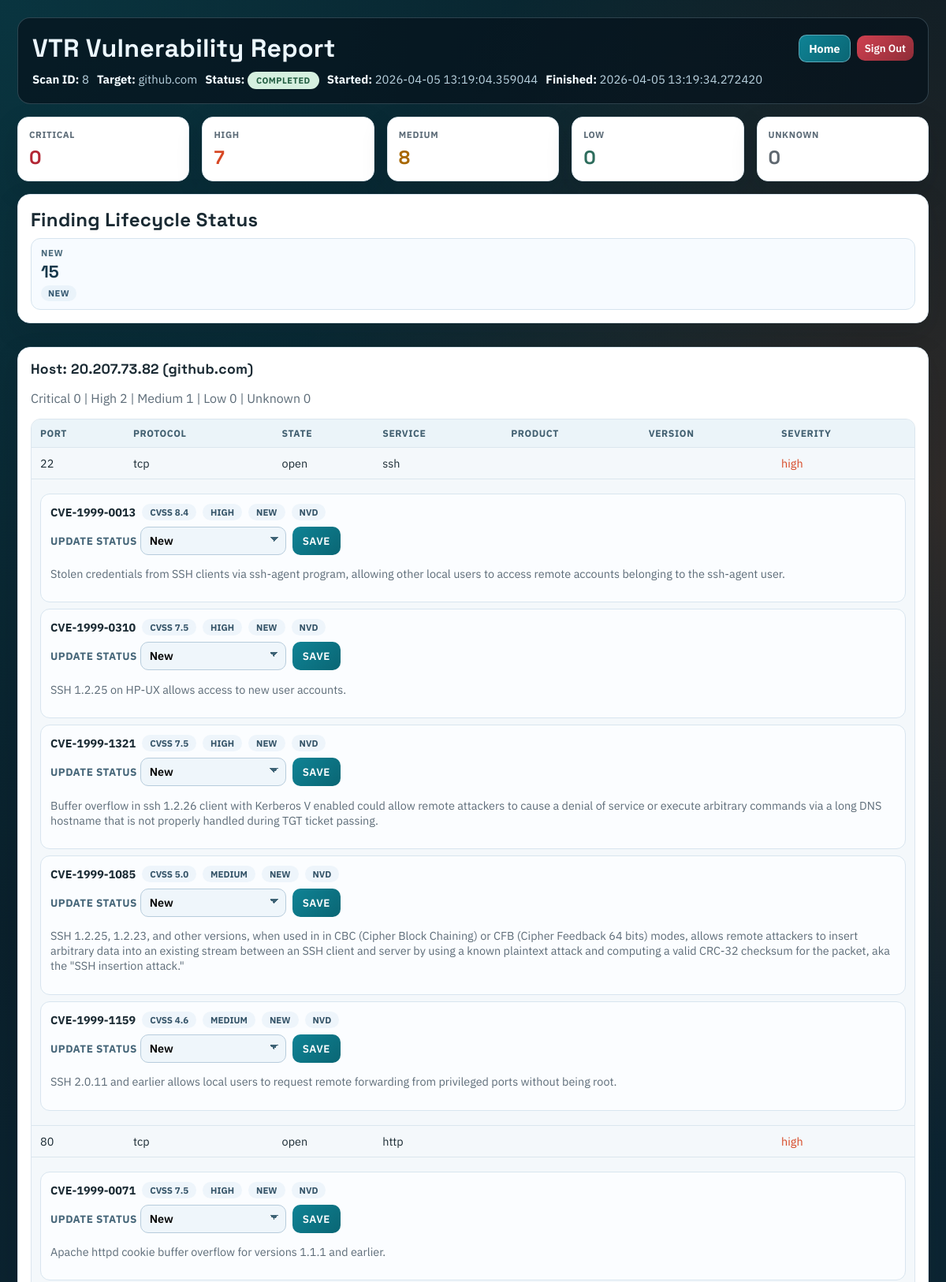
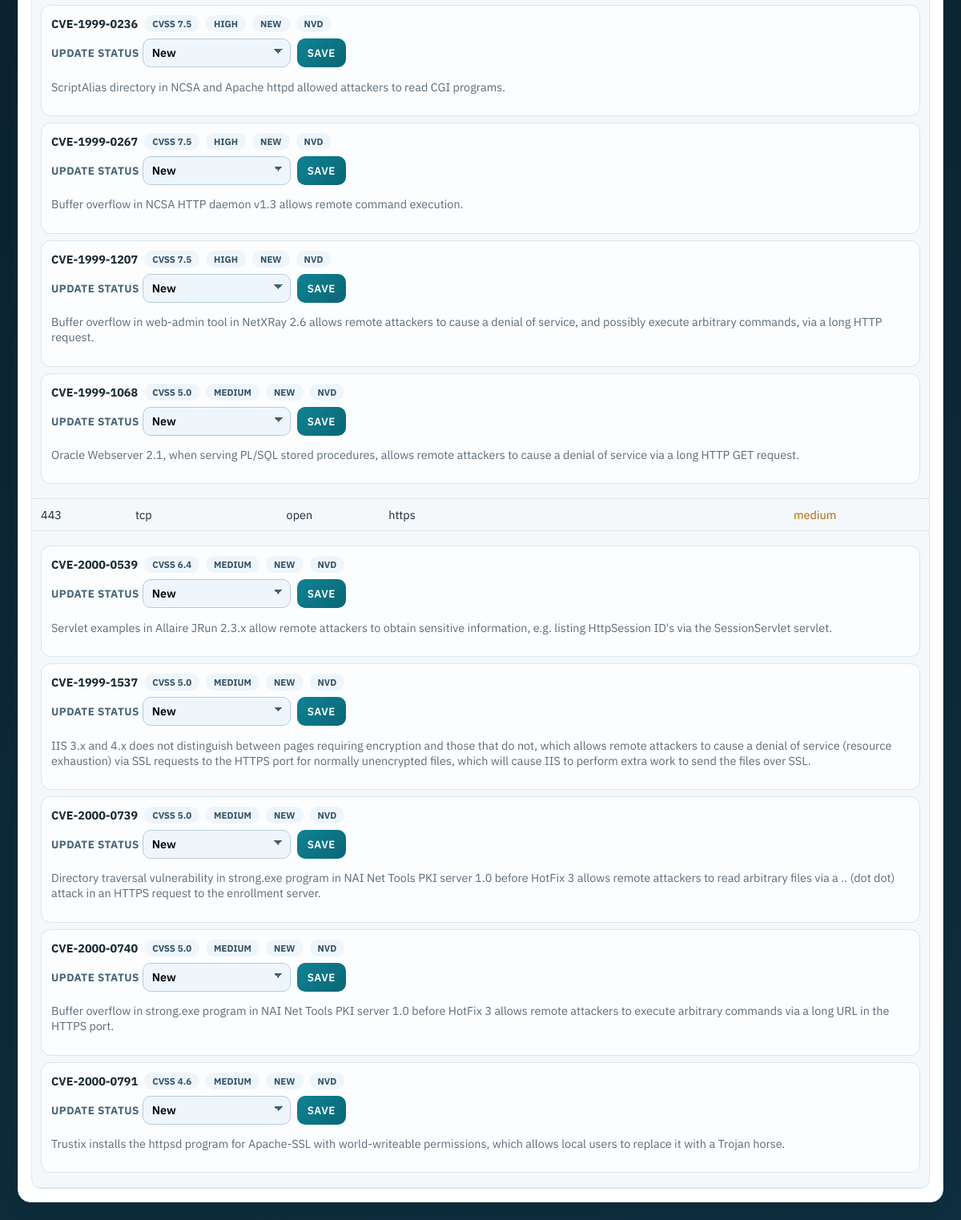
/report/8 (signed in), run on the app's committed database (2 pictures, top to bottom).
### app/models.py (models this page shows)
class Scan(db.Model):
    __tablename__ = "scans"
    id = db.Column(db.Integer, primary_key=True)
    target = db.Column(db.String(256), nullable=False)
    started_at = db.Column(db.DateTime, default=datetime.utcnow)
    finished_at = db.Column(db.DateTime, nullable=True)
    raw_xml = db.Column(db.Text, nullable=True)  # optional: keep xml for debugging
    hosts = db.relationship("Host", backref="scan", cascade="all, delete-orphan")
    findings = db.relationship("VulnerabilityFinding", backref="scan", cascade="all, delete-orphan")

class Host(db.Model):
    __tablename__ = "hosts"
    id = db.Column(db.Integer, primary_key=True)
    scan_id = db.Column(db.Integer, db.ForeignKey("scans.id"), nullable=False)
    ip = db.Column(db.String(64), nullable=False)
    hostname = db.Column(db.String(256), nullable=True)
    services = db.relationship("Service", backref="host", cascade="all, delete-orphan")
    findings = db.relationship("VulnerabilityFinding", backref="host", cascade="all, delete-orphan")

class Service(db.Model):
    __tablename__ = "services"
    id = db.Column(db.Integer, primary_key=True)
    host_id = db.Column(db.Integer, db.ForeignKey("hosts.id"), nullable=False)
    port = db.Column(db.Integer, nullable=False)
    protocol = db.Column(db.String(16), nullable=False)
    state = db.Column(db.String(32), nullable=True)
    service_name = db.Column(db.String(128), nullable=True)
    product = db.Column(db.String(256), nullable=True)
    version = db.Column(db.String(128), nullable=True)
    findings = db.relationship("VulnerabilityFinding", backref="service", cascade="all, delete-orphan")

class VulnerabilityFinding(db.Model):
    __tablename__ = "vulnerability_findings"
    id = db.Column(db.Integer, primary_key=True)
    scan_id = db.Column(db.Integer, db.ForeignKey("scans.id"), nullable=False)
    host_id = db.Column(db.Integer, db.ForeignKey("hosts.id"), nullable=False)
    service_id = db.Column(db.Integer, db.ForeignKey("services.id"), nullable=False)
    cve_id = db.Column(db.String(32), nullable=False)
    description = db.Column(db.Text, nullable=True)
    cvss_score = db.Column(db.Float, nullable=True)
    severity = db.Column(db.String(16), nullable=False)
    source = db.Column(db.String(32), nullable=False, default="nvd")
    status = db.Column(db.String(32), nullable=False, default="new")
    first_seen_at = db.Column(db.DateTime, default=datetime.utcnow)
    last_seen_at = db.Column(db.DateTime, default=datetime.utcnow)

### app/routes.py (the view)
@main.route("/report/<int:scan_id>")
@login_required
def report(scan_id):
    scan = Scan.query.get_or_404(scan_id)
    status = _scan_status(scan)
    error_message = _scan_error(scan)
    hosts = []
    counts = {"critical": 0, "high": 0, "medium": 0, "low": 0, "unknown": 0}
    finding_counts_by_status = {}
    findings_by_service_id = {}
    for finding in scan.findings:
        findings_by_service_id.setdefault(finding.service_id, []).append(finding)
        finding_status = (finding.status or "new").lower()
        finding_counts_by_status[finding_status] = finding_counts_by_status.get(finding_status, 0) + 1
        sev = (finding.severity or "unknown").lower()
        if sev not in counts:
            sev = "unknown"
        counts[sev] += 1
    for h in scan.hosts:
        host_services = []
        host_counts = {"critical": 0, "high": 0, "medium": 0, "low": 0, "unknown": 0}
        for s in h.services:
            service_findings = findings_by_service_id.get(s.id, [])
            service_severity = _classify_service_severity(
                {
                    "port": s.port,
                    "state": s.state,
                    "service": s.service_name,
                }
            )
            if service_findings:
                scored = [f.cvss_score for f in service_findings if f.cvss_score is not None]
                best_score = max(scored) if scored else None
                service_severity = _severity_from_score(best_score)
                host_counts[service_severity if service_severity in host_counts else "unknown"] += 1
            else:
                host_counts[service_severity] += 1
            host_services.append(
                {
                    "port": s.port,
                    "protocol": s.protocol,
                    "state": s.state,
                    "service": s.service_name,
                    "product": s.product,
                    "version": s.version,
                    "severity": service_severity,
                    "findings": [
                        {
                            "id": f.id,
                            "cve_id": f.cve_id,
                            "cvss_score": f.cvss_score,
                            "severity": f.severity,
                            "status": f.status,
                            "source": f.source,
                            "description": f.description,
                        }
                        for f in service_findings
                    ],
                }
            )
        hosts.append({
            "ip": h.ip,
            "hostname": h.hostname,
            "services": host_services,
            "counts": host_counts,
        })
    return render_template(
        "report.html",
        scan=scan,
        hosts=hosts,
        counts=counts,
        status=status,
        error_message=error_message,
        finding_counts_by_status=finding_counts_by_status,
    )

### app/routes.py (called while the page is built)
def _classify_service_severity(service):
    state = (service.get("state") or "").lower()
    if state != "open":
        return "low"
    port = service.get("port") or 0
    service_name = (service.get("service_name") or service.get("service") or "").lower()
    if port in _CRITICAL_PORTS or service_name in _CRITICAL_SERVICES:
        return "critical"
    if port in _HIGH_PORTS or service_name in _HIGH_SERVICES:
        return "high"
    if port > 0:
        return "medium"
    return "low"

def _scan_status(scan):
    raw_xml = scan.raw_xml or ""
    if scan.finished_at is None:
        if raw_xml.startswith("STATUS:RUNNING"):
            return "running"
        return "queued"
    if "\n\nERROR:" in raw_xml or raw_xml.startswith("ERROR:"):
        return "failed"
    return "completed"

def _scan_error(scan):
    raw_xml = scan.raw_xml or ""
    marker = "ERROR:"
    idx = raw_xml.rfind(marker)
    if idx == -1:
        return None
    return raw_xml[idx + len(marker):].strip() or "Unknown scan error"

def _severity_from_score(score):
    if score is None:
        return "unknown"
    if score >= 9.0:
        return "critical"
    if score >= 7.0:
        return "high"
    if score >= 4.0:
        return "medium"
    return "low"

def _is_authenticated():
    return bool(session.get("authenticated"))

def login_required(view_func):
    @wraps(view_func)
    def wrapper(*args, **kwargs):
        if _is_authenticated():
            return view_func(*args, **kwargs)
        flash("Please sign in to continue", "danger")
        return redirect(url_for("main.login", next=request.path))
    return wrapper

### app/templates/report.html (shortened to what this page needs)
<!doctype html>
<html>
<head>
</head>
<body>
  <div class="layout">
    <header class="header">
      <div class="header-top">
        <h1>VTR Vulnerability Report</h1>
        <div class="header-actions">
          <a class="home-btn" href="{{ url_for('main.home') }}">Home</a>
          <form action="{{ url_for('main.logout') }}" method="post">
            <button class="signout" type="submit">Sign Out</button>
          </form>
        </div>
      </div>
      <div class="meta">
        <span><strong>Scan ID:</strong> {{ scan.id }}</span>
        <span><strong>Target:</strong> {{ scan.target }}</span>
        <span><strong>Status:</strong> <span id="scanStatusBadge" class="badge {{ status }}">{{ status }}</span></span>
        <span><strong>Started:</strong> {{ scan.started_at }}</span>
        <span><strong>Finished:</strong> <span id="scanFinishedAt">{{ scan.finished_at or "Not finished" }}</span></span>
      </div>
    </header>
    <section class="grid">
      <article class="sev-card"><div class="label">Critical</div><div class="value sev-critical">{{ counts.critical }}</div></article>
      <article class="sev-card"><div class="label">High</div><div class="value sev-high">{{ counts.high }}</div></article>
      <article class="sev-card"><div class="label">Medium</div><div class="value sev-medium">{{ counts.medium }}</div></article>
      <article class="sev-card"><div class="label">Low</div><div class="value sev-low">{{ counts.low }}</div></article>
      <article class="sev-card"><div class="label">Unknown</div><div class="value sev-unknown">{{ counts.unknown }}</div></article>
    </section>
    {% if finding_counts_by_status %}
      <section class="panel">
        <h2>Finding Lifecycle Status</h2>
        <div class="lifecycle-grid">
          {% for key, value in finding_counts_by_status.items() %}
            <article class="lifecycle-card">
              <span class="lifecycle-label">{{ key.replace('_', ' ') }}</span>
              <span class="lifecycle-value">{{ value }}</span>
              <span class="status-chip">{{ key.replace('_', ' ') }}</span>
            </article>
          {% endfor %}
        </div>
      </section>
    {% endif %}
    {% if hosts %}
      {% for host in hosts %}
        <section class="panel">
          <h2 class="host-title">Host: {{ host.ip }} {% if host.hostname %}({{ host.hostname }}){% endif %}</h2>
          <p class="muted">
            Critical {{ host.counts.critical }} |
            High {{ host.counts.high }} |
            Medium {{ host.counts.medium }} |
            Low {{ host.counts.low }} |
            Unknown {{ host.counts.unknown }}
          </p>
          <div class="service-table-wrap">
            <table>
              <thead><tr><th>Port</th><th>Protocol</th><th>State</th><th>Service</th><th>Product</th><th>Version</th><th>Severity</th></tr></thead>
              <tbody>
                {% for svc in host.services %}
                <tr>
                  <td>{{ svc.port }}</td>
                  <td>{{ svc.protocol }}</td>
                  <td>{{ svc.state }}</td>
                  <td>{{ svc.service }}</td>
                  <td>{{ svc.product or "" }}</td>
                  <td>{{ svc.version or "" }}</td>
                  <td class="sev-{{ svc.severity }}">{{ svc.severity }}</td>
                </tr>
                {% if svc.findings %}
                <tr>
                  <td colspan="7">
                    {% for finding in svc.findings %}
                      <div class="finding-card">
                        <div class="finding-top">
                          <strong>{{ finding.cve_id }}</strong>
                          <span class="chip">CVSS {{ finding.cvss_score if finding.cvss_score is not none else "N/A" }}</span>
                          <span class="chip">{{ finding.severity }}</span>
                          <span class="chip">{{ finding.status }}</span>
                          <span class="chip">{{ finding.source }}</span>
                        </div>
                        <form class="finding-form" action="{{ url_for('main.update_finding_status', finding_id=finding.id) }}" method="post">
                          <label>
                            Update status
                            <select name="status">
                              <option value="new" {% if finding.status == 'new' %}selected{% endif %}>New</option>
                            </select>
                          </label>
                          <button type="submit">Save</button>
                        </form>
                        {% if finding.description %}
                          <p class="muted">{{ finding.description }}</p>
                        {% endif %}
                      </div>
                    {% endfor %}
                  </td>
                </tr>
                {% endif %}
                {% endfor %}
              </tbody>
            </table>
          </div>
        </section>
      {% endfor %}
    {% else %}
      <section class="panel">
        <p id="noHostsMsg">No hosts discovered.</p>
      </section>
    {% endif %}
  </div>
</body>
</html>

### data on the page
Scan: id "8", target "github.com", started_at "2026-04-05 13:19:04.359044", finished_at "2026-04-05 13:19:34.272420"
Host: ip "20.207.73.82", hostname "github.com", counts.critical "0", counts.high "2", counts.medium "1", counts.low "0", counts.unknown "0"
Service: port "22", protocol "tcp", state "open", service "ssh", severity "high"
VulnerabilityFinding: cve_id "CVE-1999-0013", cvss_score "8.4", severity "HIGH", status "NEW", source "NVD", status "New", description "Stolen credentials from SSH clients via ssh-agent program, allowing other local users to access remote accounts belonging to the ssh-agent user."
VulnerabilityFinding: cve_id "CVE-1999-0310", cvss_score "7.5", severity "HIGH", status "NEW", source "NVD", status "New", description "SSH 1.2.25 on HP-UX allows access to new user accounts."
VulnerabilityFinding: cve_id "CVE-1999-1321", cvss_score "7.5", severity "HIGH", status "NEW", source "NVD", status "New", description "Buffer overflow in ssh 1.2.26 client with Kerberos V enabled could allow remote attackers to cause a denial of service or execute arbitrary commands via a long DNS hostname that is not properly handled during TGT ticket passing."
VulnerabilityFinding: cve_id "CVE-1999-1085", cvss_score "5.0", severity "MEDIUM", status "NEW", source "NVD", status "New", description "SSH 1.2.25, 1.2.23, and other versions, when used in in CBC (Cipher Block Chaining) or CFB (Cipher Feedback 64 bits) modes, allows remote attackers to insert arbitrary data into an existing stream between an SSH client and server by using a known plaintext attack and computing a valid CRC-32 checksum for the packet, aka the \"SSH insertion attack.\""
VulnerabilityFinding: cve_id "CVE-1999-1159", cvss_score "4.6", severity "MEDIUM", status "NEW", source "NVD", status "New", description "SSH 2.0.11 and earlier allows local users to request remote forwarding from privileged ports without being root."
Service: port "80", protocol "tcp", state "open", service "http", severity "high"
VulnerabilityFinding: cve_id "CVE-1999-0071", cvss_score "7.5", severity "HIGH", status "NEW", source "NVD", status "New", description "Apache httpd cookie buffer overflow for versions 1.1.1 and earlier."
VulnerabilityFinding: cve_id "CVE-1999-0236", cvss_score "7.5", severity "HIGH", status "NEW", source "NVD", status "New", description "ScriptAlias directory in NCSA and Apache httpd allowed attackers to read CGI programs."
VulnerabilityFinding: cve_id "CVE-1999-0267", cvss_score "7.5", severity "HIGH", status "NEW", source "NVD", status "New", description "Buffer overflow in NCSA HTTP daemon v1.3 allows remote command execution."
VulnerabilityFinding: cve_id "CVE-1999-1207", cvss_score "7.5", severity "HIGH", status "NEW", source "NVD", status "New", description "Buffer overflow in web-admin tool in NetXRay 2.6 allows remote attackers to cause a denial of service, and possibly execute arbitrary commands, via a long HTTP request."
VulnerabilityFinding: cve_id "CVE-1999-1068", cvss_score "5.0", severity "MEDIUM", status "NEW", source "NVD", status "New", description "Oracle Webserver 2.1, when serving PL/SQL stored procedures, allows remote attackers to cause a denial of service via a long HTTP GET request."
Service: port "443", protocol "tcp", state "open", service "https", severity "medium"
VulnerabilityFinding: cve_id "CVE-2000-0539", cvss_score "6.4", severity "MEDIUM", status "NEW", source "NVD", status "New", description "Servlet examples in Allaire JRun 2.3.x allow remote attackers to obtain sensitive information, e.g. listing HttpSession ID's via the SessionServlet servlet."
VulnerabilityFinding: cve_id "CVE-1999-1537", cvss_score "5.0", severity "MEDIUM", status "NEW", source "NVD", status "New", description "IIS 3.x and 4.x does not distinguish between pages requiring encryption and those that do not, which allows remote attackers to cause a denial of service (resource exhaustion) via SSL requests to the HTTPS port for normally unencrypted files, which will cause IIS to perform extra work to send the files over SSL."
VulnerabilityFinding: cve_id "CVE-2000-0739", cvss_score "5.0", severity "MEDIUM", status "NEW", source "NVD", status "New", description "Directory traversal vulnerability in strong.exe program in NAI Net Tools PKI server 1.0 before HotFix 3 allows remote attackers to read arbitrary files via a .. (dot dot) attack in an HTTPS request to the enrollment server."
VulnerabilityFinding: cve_id "CVE-2000-0740", cvss_score "5.0", severity "MEDIUM", status "NEW", source "NVD", status "New", description "Buffer overflow in strong.exe program in NAI Net Tools PKI server 1.0 before HotFix 3 allows remote attackers to execute arbitrary commands via a long URL in the HTTPS port."
VulnerabilityFinding: cve_id "CVE-2000-0791", cvss_score "4.6", severity "MEDIUM", status "NEW", source "NVD", status "New", description "Trustix installs the httpsd program for Apache-SSL with world-writeable permissions, which allows local users to replace it with a Trojan horse."

### other printed values
{{ status }} "COMPLETED"
{{ counts.critical }} "0"
{{ counts.high }} "7"
{{ counts.medium }} "8"
{{ counts.low }} "0"
{{ counts.unknown }} "0"
{{ key.replace('_', ' ') }} "NEW"
{{ value }} "15"
